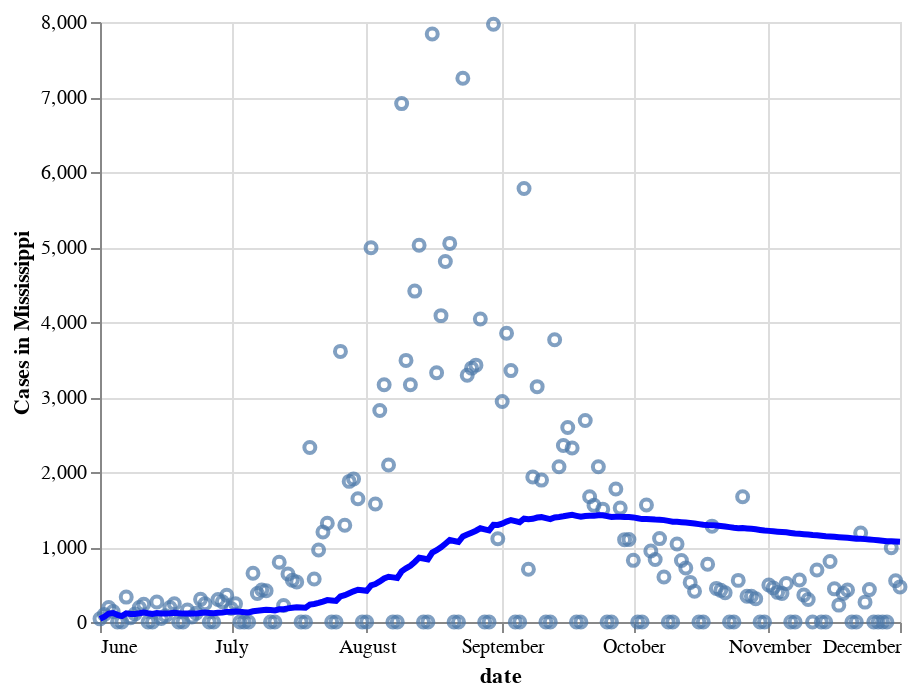

Notebook code for this chart:
### Code cell
import altair as alt
selected_data=data.loc[data['state']=='Mississippi']   
line = alt.Chart(selected_data).mark_line(
color='blue',
size=3
).transform_window(
    rolling_mean='mean(cases)',
    
).encode(
    x='date:T',
    y='rolling_mean:Q'
)

points = alt.Chart(selected_data).mark_point().encode(
    x='date:T',
    y=alt.Y('cases:Q',
            axis=alt.Axis(title='Cases in Mississippi'))
)

points + line

### Figure 1 — Vega-Lite specification as saved in the notebook (floating-point values rounded to 4 significant figures; data arrays with more than 128 entries replaced by an {"elided": "..."} marker saying what was removed)
{"config": {"view": {"continuousWidth": 400, "continuousHeight": 300}}, "layer": [{"mark": "point", "encoding": {"x": {"field": "date", "type": "temporal"}, "y": {"axis": {"title": "Cases in Mississippi"}, "field": "cases", "type": "quantitative"}}}, {"mark": {"type": "line", "color": "blue", "size": 3}, "encoding": {"x": {"field": "date", "type": "temporal"}, "y": {"field": "rolling_mean", "type": "quantitative"}}, "transform": [{"window": [{"op": "mean", "field": "cases", "as": "rolling_mean"}]}]}], "data": {"name": "data-e61a2572a918b35e9daf16a6d6e4586b"}, "$schema": "https://vega.github.io/schema/vega-lite/v4.17.0.json", "datasets": {"data-e61a2572a918b35e9daf16a6d6e4586b": {"elided": "184 records"}}}
